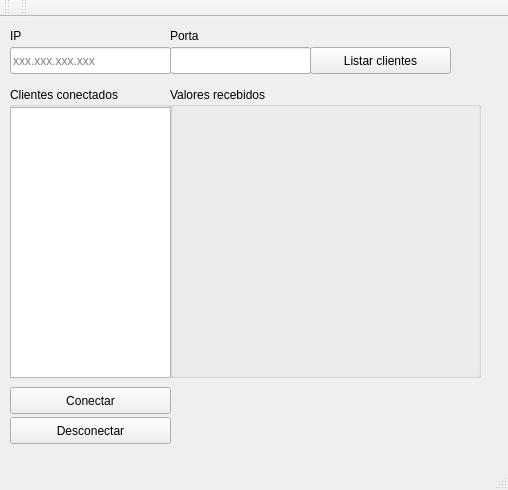
<?xml version="1.0" encoding="UTF-8"?>
<ui version="4.0">
 <class>MainWindow</class>
 <widget class="QMainWindow" name="MainWindow">
  <property name="geometry">
   <rect>
    <x>0</x>
    <y>0</y>
    <width>508</width>
    <height>490</height>
   </rect>
  </property>
  <property name="windowTitle">
   <string>MainWindow</string>
  </property>
  <widget class="QWidget" name="centralWidget">
   <widget class="QLabel" name="label">
    <property name="geometry">
     <rect>
      <x>10</x>
      <y>10</y>
      <width>65</width>
      <height>17</height>
     </rect>
    </property>
    <property name="text">
     <string>IP</string>
    </property>
   </widget>
   <widget class="QLineEdit" name="txtIP">
    <property name="geometry">
     <rect>
      <x>10</x>
      <y>30</y>
      <width>161</width>
      <height>27</height>
     </rect>
    </property>
    <property name="placeholderText">
     <string>xxx.xxx.xxx.xxx</string>
    </property>
   </widget>
   <widget class="QPushButton" name="btnListarClientes">
    <property name="geometry">
     <rect>
      <x>310</x>
      <y>30</y>
      <width>141</width>
      <height>27</height>
     </rect>
    </property>
    <property name="text">
     <string>Listar clientes</string>
    </property>
   </widget>
   <widget class="QPushButton" name="btnConectar">
    <property name="geometry">
     <rect>
      <x>10</x>
      <y>370</y>
      <width>161</width>
      <height>27</height>
     </rect>
    </property>
    <property name="text">
     <string>Conectar</string>
    </property>
   </widget>
   <widget class="QPushButton" name="btnDesconectar">
    <property name="geometry">
     <rect>
      <x>10</x>
      <y>400</y>
      <width>161</width>
      <height>27</height>
     </rect>
    </property>
    <property name="text">
     <string>Desconectar</string>
    </property>
   </widget>
   <widget class="QLabel" name="label_3">
    <property name="geometry">
     <rect>
      <x>170</x>
      <y>10</y>
      <width>65</width>
      <height>17</height>
     </rect>
    </property>
    <property name="text">
     <string>Porta</string>
    </property>
   </widget>
   <widget class="QLineEdit" name="txtPorta">
    <property name="geometry">
     <rect>
      <x>170</x>
      <y>30</y>
      <width>141</width>
      <height>27</height>
     </rect>
    </property>
   </widget>
   <widget class="QLabel" name="lblStatus">
    <property name="geometry">
     <rect>
      <x>10</x>
      <y>56</y>
      <width>301</width>
      <height>17</height>
     </rect>
    </property>
    <property name="text">
     <string/>
    </property>
   </widget>
   <widget class="QGroupBox" name="groupBox">
    <property name="geometry">
     <rect>
      <x>10</x>
      <y>70</y>
      <width>161</width>
      <height>291</height>
     </rect>
    </property>
    <property name="title">
     <string>Clientes conectados</string>
    </property>
    <widget class="QListWidget" name="listClientes">
     <property name="geometry">
      <rect>
       <x>0</x>
       <y>20</y>
       <width>161</width>
       <height>271</height>
      </rect>
     </property>
    </widget>
   </widget>
   <widget class="QGroupBox" name="groupBox_2">
    <property name="geometry">
     <rect>
      <x>170</x>
      <y>70</y>
      <width>311</width>
      <height>291</height>
     </rect>
    </property>
    <property name="title">
     <string>Valores recebidos</string>
    </property>
    <widget class="Senoide" name="grafico" native="true">
     <property name="geometry">
      <rect>
       <x>0</x>
       <y>20</y>
       <width>301</width>
       <height>271</height>
      </rect>
     </property>
    </widget>
   </widget>
  </widget>
  <widget class="QMenuBar" name="menuBar">
   <property name="geometry">
    <rect>
     <x>0</x>
     <y>0</y>
     <width>508</width>
     <height>25</height>
    </rect>
   </property>
  </widget>
  <widget class="QToolBar" name="mainToolBar">
   <attribute name="toolBarArea">
    <enum>TopToolBarArea</enum>
   </attribute>
   <attribute name="toolBarBreak">
    <bool>false</bool>
   </attribute>
  </widget>
  <widget class="QStatusBar" name="statusBar"/>
  <widget class="QToolBar" name="toolBar">
   <property name="windowTitle">
    <string>toolBar</string>
   </property>
   <attribute name="toolBarArea">
    <enum>TopToolBarArea</enum>
   </attribute>
   <attribute name="toolBarBreak">
    <bool>false</bool>
   </attribute>
  </widget>
 </widget>
 <layoutdefault spacing="6" margin="11"/>
 <customwidgets>
  <customwidget>
   <class>Senoide</class>
   <extends>QWidget</extends>
   <header>senoide.h</header>
   <container>1</container>
  </customwidget>
 </customwidgets>
 <resources/>
 <connections/>
</ui>
